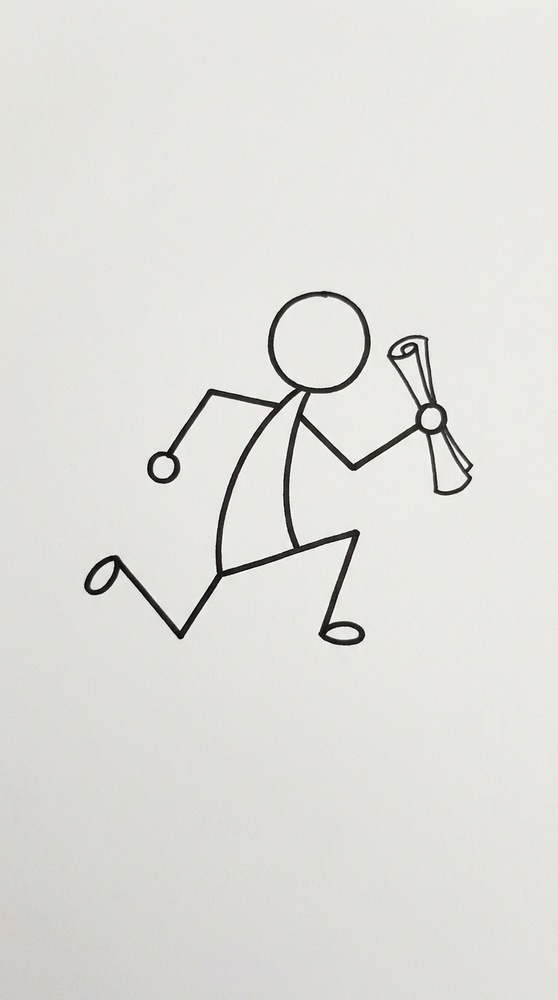
#> input picture scratch/1780980347020-Stickman_running_with_paper_plan_202606091143.jpeg, 558 x 1000 px, shrunk from 768 x 1376 before the run, found by its file name
$ python test_bg.py
#> lines starting #> are read from the running program, lines starting #| are printed output that depends on the picture
#> further down, img is the input picture: PIL image 558x1000 RGB; mean R, G, B 223.6, 223.1, 218.7
import os
import numpy as np
from PIL import Image
from scipy.ndimage import gaussian_filter

def clean_white_background_original(img, threshold=215.0, edge_blur=1.2):
#> called with threshold = 215, edge_blur = 1.2
    img = img.convert("RGBA")
#> img: PIL image 558x1000 RGBA
    data = np.array(img, dtype=np.float32)
    r, g, b = data[:, :, 0], data[:, :, 1], data[:, :, 2]
    max_rgb = np.maximum(np.maximum(r, g), b)
    alpha = np.where(
        max_rgb < threshold,
        255.0,
        255.0 * (255.0 - max_rgb) / (255.0 - threshold + 1e-5)
    )
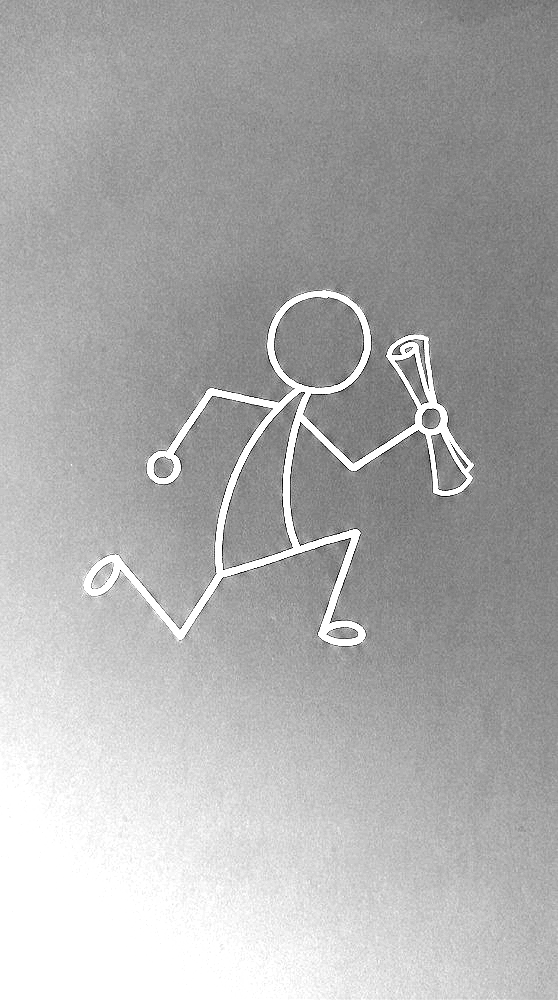
#> alpha: shape (1000, 558) float32; min 0, max 255, mean 173.8
    alpha = np.clip(alpha, 0.0, 255.0)
    if edge_blur > 0:
        alpha = gaussian_filter(alpha, sigma=edge_blur)
        alpha = np.clip(alpha, 0.0, 255.0)
    alpha_norm = alpha / 255.0
    alpha_norm_safe = np.maximum(alpha_norm, 1e-5)
    new_r = np.clip((r - 255.0 * (1.0 - alpha_norm)) / alpha_norm_safe, 0, 255)
    new_g = np.clip((g - 255.0 * (1.0 - alpha_norm)) / alpha_norm_safe, 0, 255)
    new_b = np.clip((b - 255.0 * (1.0 - alpha_norm)) / alpha_norm_safe, 0, 255)
    new_data = np.stack([new_r, new_g, new_b, alpha], axis=-1).astype(np.uint8)
    return Image.fromarray(new_data, "RGBA")

def clean_white_background_proposed_max(img, threshold=215.0, tolerance=15.0, edge_blur=1.2):
#> called with threshold = 215, tolerance = 15, edge_blur = 1.2
    img = img.convert("RGBA")
    data = np.array(img, dtype=np.float32)
    r, g, b = data[:, :, 0], data[:, :, 1], data[:, :, 2]
    max_rgb = np.maximum(np.maximum(r, g), b)

    low_threshold = threshold
    high_threshold = min(255.0, low_threshold + tolerance)

    alpha = np.where(
        max_rgb < low_threshold,
        255.0,
        np.where(
            max_rgb >= high_threshold,
            0.0,
            255.0 * (high_threshold - max_rgb) / (high_threshold - low_threshold + 1e-5)
        )
    )
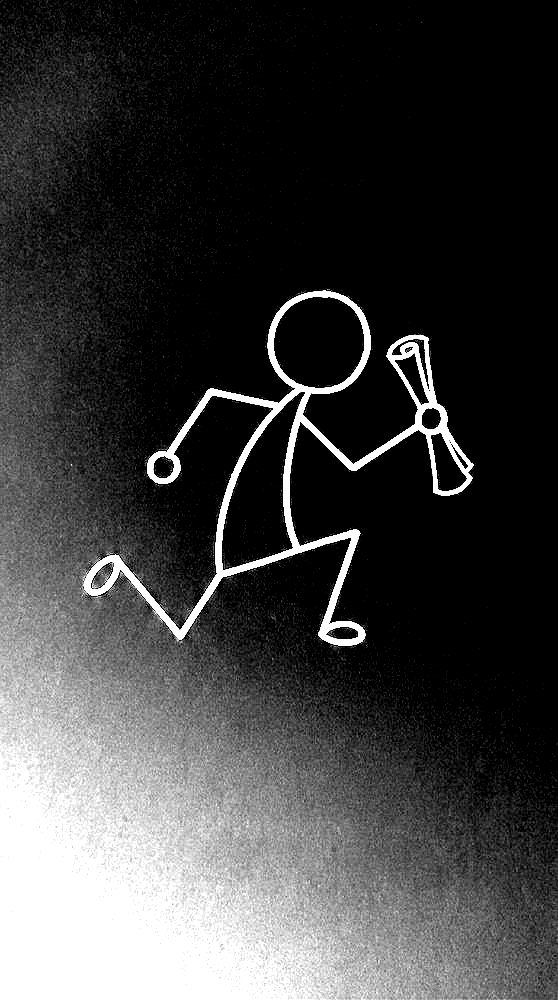
#> alpha: shape (1000, 558) float32; min 0, max 255, mean 63.7
    alpha = np.clip(alpha, 0.0, 255.0)
    if edge_blur > 0:
        alpha = gaussian_filter(alpha, sigma=edge_blur)
        alpha = np.clip(alpha, 0.0, 255.0)
    alpha_norm = alpha / 255.0
    alpha_norm_safe = np.maximum(alpha_norm, 1e-5)
    new_r = np.clip((r - 255.0 * (1.0 - alpha_norm)) / alpha_norm_safe, 0, 255)
    new_g = np.clip((g - 255.0 * (1.0 - alpha_norm)) / alpha_norm_safe, 0, 255)
    new_b = np.clip((b - 255.0 * (1.0 - alpha_norm)) / alpha_norm_safe, 0, 255)
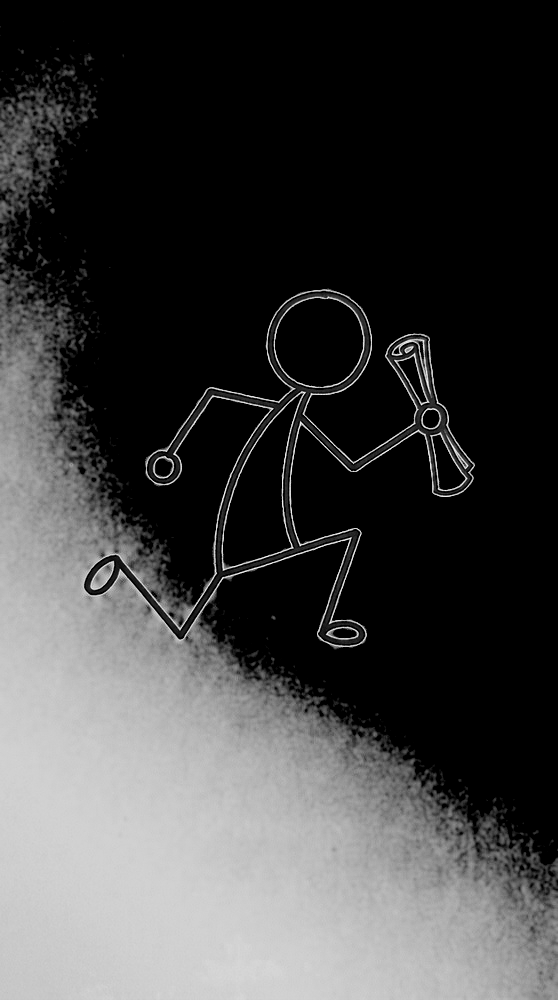
#> new_b: shape (1000, 558) float32; min 0, max 251.5, mean 64.9
    new_data = np.stack([new_r, new_g, new_b, alpha], axis=-1).astype(np.uint8)
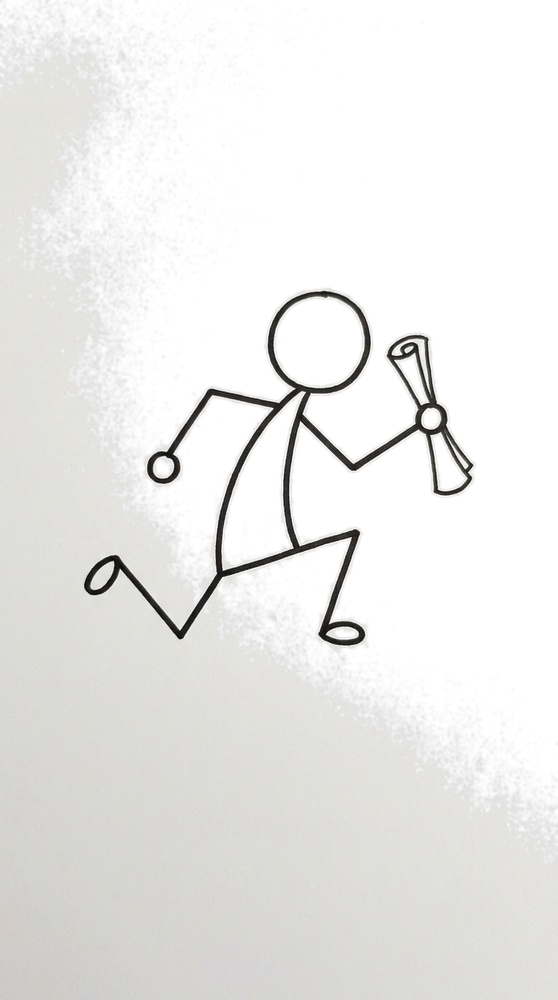
#> new_data: shape (1000, 558, 4); mean of channels 0, 1, 2, 3 70.6, 69.9, 64.7, 63.4; transparent parts drawn white
    return Image.fromarray(new_data, "RGBA")

def clean_white_background_proposed_min(img, threshold=215.0, tolerance=15.0, edge_blur=1.2):
#> called with threshold = 215, tolerance = 15, edge_blur = 1.2
    img = img.convert("RGBA")
    data = np.array(img, dtype=np.float32)
    r, g, b = data[:, :, 0], data[:, :, 1], data[:, :, 2]
    min_rgb = np.minimum(np.minimum(r, g), b)

    low_threshold = threshold
    high_threshold = min(255.0, low_threshold + tolerance)

    alpha = np.where(
        min_rgb < low_threshold,
        255.0,
        np.where(
            min_rgb >= high_threshold,
            0.0,
            255.0 * (high_threshold - min_rgb) / (high_threshold - low_threshold + 1e-5)
        )
    )
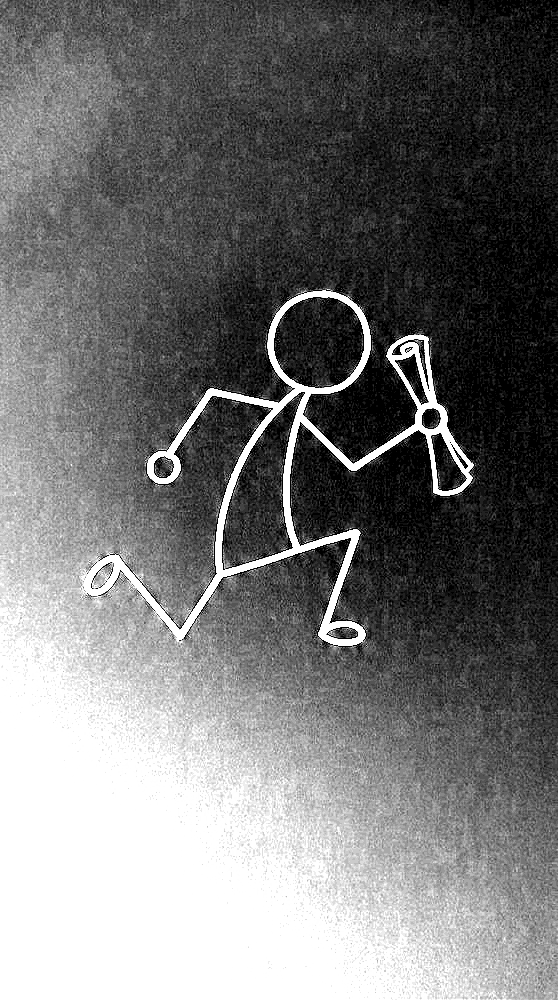
#> alpha: shape (1000, 558) float32; min 0, max 255, mean 117.1
    alpha = np.clip(alpha, 0.0, 255.0)
    if edge_blur > 0:
        alpha = gaussian_filter(alpha, sigma=edge_blur)
        alpha = np.clip(alpha, 0.0, 255.0)
    alpha_norm = alpha / 255.0
    alpha_norm_safe = np.maximum(alpha_norm, 1e-5)
    new_r = np.clip((r - 255.0 * (1.0 - alpha_norm)) / alpha_norm_safe, 0, 255)
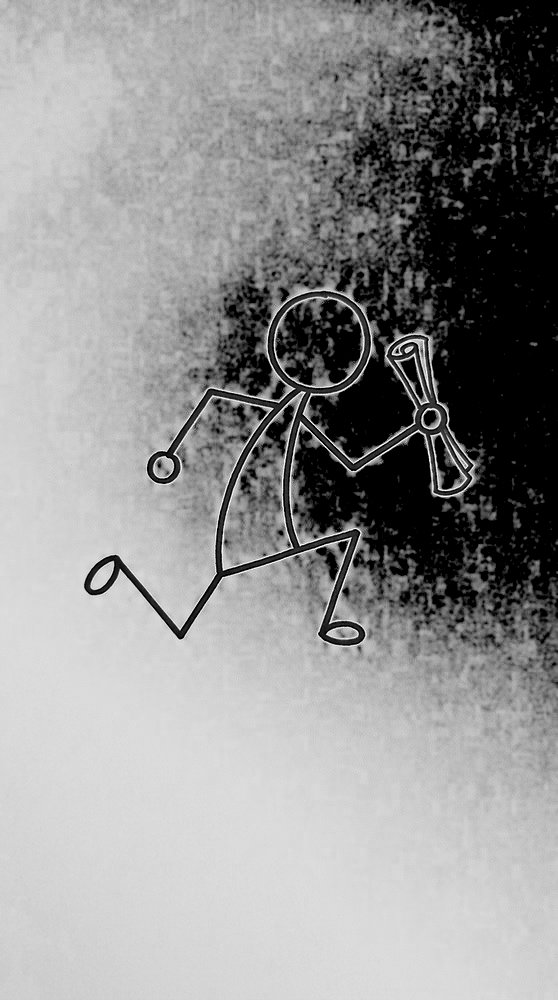
#> new_r: shape (1000, 558) float32; min 0, max 255, mean 146.5
    new_g = np.clip((g - 255.0 * (1.0 - alpha_norm)) / alpha_norm_safe, 0, 255)
    new_b = np.clip((b - 255.0 * (1.0 - alpha_norm)) / alpha_norm_safe, 0, 255)
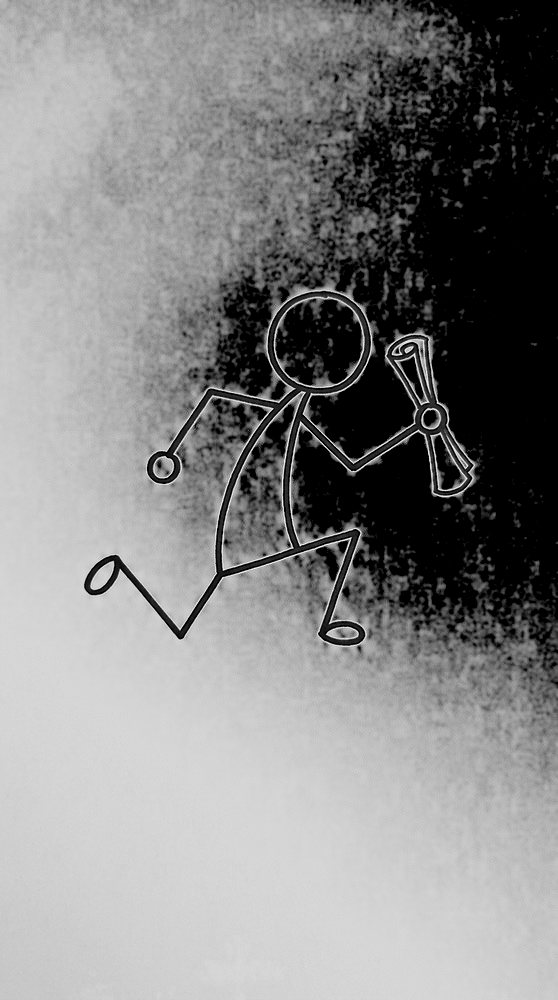
#> new_b: shape (1000, 558) float32; min 0, max 251.7, mean 134.1
    new_data = np.stack([new_r, new_g, new_b, alpha], axis=-1).astype(np.uint8)
    return Image.fromarray(new_data, "RGBA")

if __name__ == '__main__':
    img_path = 'uploads/1780980347020-Stickman_running_with_paper_plan_202606091143.jpeg'
    if not os.path.exists(img_path):
        print(f"File not found: {img_path}")
        exit(1)

    img = Image.open(img_path)
    print("Testing original...")
    out1 = clean_white_background_original(img)
    out1.save('scratch/out_original.png')

    print("Testing proposed max...")
    out2 = clean_white_background_proposed_max(img)
    out2.save('scratch/out_proposed_max.png')

    print("Testing proposed min...")
    out3 = clean_white_background_proposed_min(img)
    out3.save('scratch/out_proposed_min.png')

    # Check alphas in the corner (should be background, i.e. 0)
    a1 = np.array(out1)[:, :, 3]
    a2 = np.array(out2)[:, :, 3]
    a3 = np.array(out3)[:, :, 3]
    print("Top-left pixel alphas:")
    print("  Original:", a1[0, 0])
#|   Original: 166
    print("  Proposed Max:", a2[0, 0])
#|   Proposed Max: 20
    print("  Proposed Min:", a3[0, 0])
#|   Proposed Min: 121
    print("Bottom-right pixel alphas:")
    print("  Original:", a1[-1, -1])
#|   Original: 191
    print("  Proposed Max:", a2[-1, -1])
#|   Proposed Max: 84
    print("  Proposed Min:", a3[-1, -1])
#|   Proposed Min: 169
